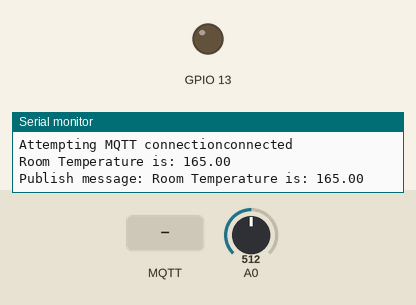
Bench run of a sketch on a simulated ESP8266 (NodeMCU). On the bench: output pins drawn as LEDs (lit = HIGH), the last lines printed to the serial monitor. The inputs (shaded band) are chosen by the test bench; at power-on: A0 = 512. WiFi joins after 1.5 s; servers stay silent unless stated; no MQTT or app messages arrive unless stated.

Above: at 2.7 s.
2.8 s: MQTT message "1" arrives on the first subscribed topic
At 7.7 s:
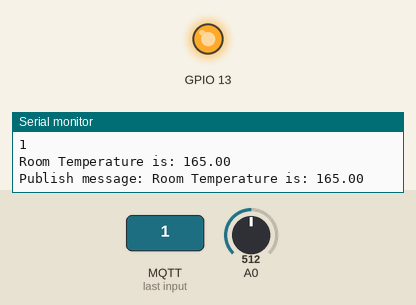
8.0 s: MQTT message "on" arrives on the first subscribed topic
At 11.9 s:
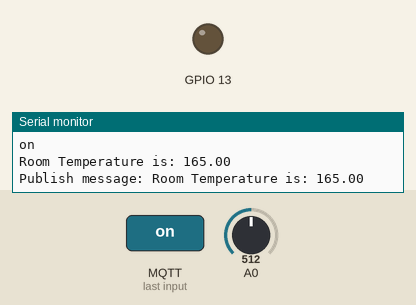
13.0 s: MQTT message "0" arrives on the first subscribed topic
At 17.2 s:
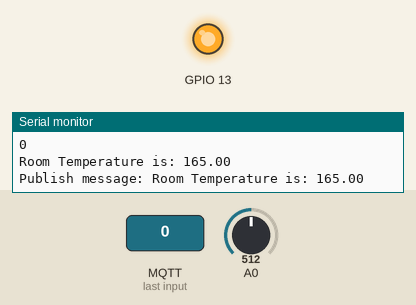
Timing chart, 0 to 18.7 s (numbered marks = the images above; inputs shaded):
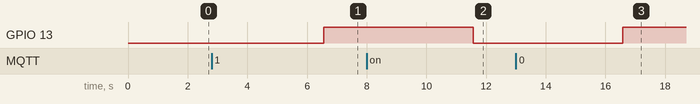

The sketch:

Sensor_Data_Raspberry_pi_MQTT.ino
```cpp
#include <ESP8266WiFi.h>
#include <PubSubClient.h>

const char* ssid = "My ASUS";
const char* password = "3215110322";
const char* mqtt_server = "192.168.43.217";

float sensorValue;
float V;
float tempC;

WiFiClient espClient;
PubSubClient client(espClient);
long lastMsg = 0;
char msg[50];
int value = 0;
char msg1[150];

void setup_wifi() {
  Serial.begin(115200);
  delay(10);

  // We start by connecting to a WiFi network
  Serial.println();
  Serial.println();
  Serial.print("Connecting to ");
  Serial.println(ssid);

  //WiFi.mode(WIFI_STA);
  WiFi.begin(ssid, password);

  while (WiFi.status() != WL_CONNECTED) {
    delay(500);
    Serial.print(".");
  }

  randomSeed(micros());

  Serial.println("");
  Serial.println("WiFi connected");
  Serial.println("IP address: ");
  Serial.println(WiFi.localIP());
}

void callback(char* topic, byte* payload, unsigned int length)
{
  Serial.print("Message arrived [");
  Serial.print(topic);
  Serial.print("] ");
  Serial.print("came into callback. The published message from Pi is ");
  Serial.println();
  for (int i = 0; i < length; i++) {
    Serial.print((char)payload[i]);
  }
  Serial.println();

  // Switch on the LED if an 1 was received as first character
  if ((char)payload[0] > '5') {
    digitalWrite(13, LOW); // Turn the LED on (Note that LOW is the voltage level
    // but actually the LED is on; this is because
    // it is acive low on the ESP-01)
  } else if ((char)payload[0] <= '5') {
    digitalWrite(13, HIGH); // Turn the LED off by making the voltage HIGH
  }
}

void setup() {
  Serial.begin(115200);
  pinMode(13,OUTPUT);
  setup_wifi();
  client.setServer(mqtt_server, 1883);
  client.setCallback(callback);
}

void reconnect() {
  // Loop until weâ€™re reconnected
  while (!client.connected()) {
    Serial.print("Attempting MQTT connection");
    // Attempt to connect
    if (client.connect("ESP8266Client")) {
      Serial.println("connected");
      // Once connected, publish an announcement...
      client.publish("outTopic", "hello world");
      // ... and resubscribe
      client.subscribe("inTopic");
    } else {
      Serial.print("failed, rc=");
      Serial.print(client.state());
      Serial.println("try again in 5 seconds");
      // Wait 5 seconds before retrying
      delay(5000);
    }
  }
}

void loop() {
  // put your main code here, to run repeatedly:
  if (!client.connected()) {
    reconnect();
  }
  client.loop();
  long now = millis();
  if ((now - lastMsg) > 2000){
    lastMsg = now;
    ++value;
  }
  sensorValue = analogRead(A0);
  V = (sensorValue/1024.0)*3.3;
  tempC = V*100.0;

  String tempV = String(tempC);
  tempV = "Room Temperature is: " + tempV;
  Serial.println(tempV);
  tempV.toCharArray(msg1, tempV.length()+1);
  snprintf (msg, 75, msg1, value);
  Serial.print("Publish message: ");
  Serial.println(msg);
  client.publish("outTopic", msg);
  delay(5000);
}
```

Measured:
- after the input at 2.8 s, GPIO 13: LOW → HIGH after 3.8 s
- after the input at 8.0 s, GPIO 13: HIGH → LOW after 3.6 s
- after the input at 13.0 s, GPIO 13: LOW → HIGH after 3.6 s
